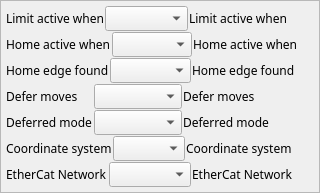
       <widget class="QFrame" name="frame_2">
        <property name="sizePolicy">
         <sizepolicy hsizetype="Preferred" vsizetype="Preferred">
          <horstretch>0</horstretch>
          <verstretch>0</verstretch>
         </sizepolicy>
        </property>
        <property name="minimumSize">
         <size>
          <width>0</width>
          <height>0</height>
         </size>
        </property>
        <property name="maximumSize">
         <size>
          <width>16777215</width>
          <height>16777215</height>
         </size>
        </property>
        <property name="frameShape">
         <enum>QFrame::StyledPanel</enum>
        </property>
        <layout class="QVBoxLayout" name="verticalLayout">
         <property name="spacing">
          <number>1</number>
         </property>
         <property name="margin">
          <number>5</number>
         </property>
         <item>
          <layout class="QHBoxLayout" name="horizontalLayout_2" stretch="2,2,3">
           <property name="spacing">
            <number>1</number>
           </property>
           <item>
            <widget class="QLabel" name="label_10">
             <property name="sizePolicy">
              <sizepolicy hsizetype="Preferred" vsizetype="Minimum">
               <horstretch>0</horstretch>
               <verstretch>0</verstretch>
              </sizepolicy>
             </property>
             <property name="minimumSize">
              <size>
               <width>0</width>
               <height>1</height>
              </size>
             </property>
             <property name="sizeIncrement">
              <size>
               <width>1</width>
               <height>1</height>
              </size>
             </property>
             <property name="font">
              <font>
               <family>Abyssinica SIL</family>
               <pointsize>9</pointsize>
              </font>
             </property>
             <property name="text">
              <string>Limit active when</string>
             </property>
            </widget>
           </item>
           <item>
            <widget class="QEComboBox" name="qecombobox">
             <property name="sizePolicy">
              <sizepolicy hsizetype="Preferred" vsizetype="Preferred">
               <horstretch>0</horstretch>
               <verstretch>0</verstretch>
              </sizepolicy>
             </property>
             <property name="minimumSize">
              <size>
               <width>0</width>
               <height>1</height>
              </size>
             </property>
             <property name="font">
              <font>
               <family>Abyssinica SIL</family>
               <pointsize>9</pointsize>
              </font>
             </property>
             <property name="variable" stdset="0">
              <string>$(DMC)LIMITTYPE_CMD</string>
             </property>
            </widget>
           </item>
           <item>
            <layout class="QVBoxLayout" name="verticalLayout_6" stretch="1">
             <property name="spacing">
              <number>1</number>
             </property>
             <item>
              <widget class="QELabel" name="qelabel_6">
               <property name="sizePolicy">
                <sizepolicy hsizetype="Minimum" vsizetype="Preferred">
                 <horstretch>0</horstretch>
                 <verstretch>0</verstretch>
                </sizepolicy>
               </property>
               <property name="minimumSize">
                <size>
                 <width>0</width>
                 <height>0</height>
                </size>
               </property>
               <property name="font">
                <font>
                 <family>Abyssinica SIL</family>
                 <pointsize>9</pointsize>
                </font>
               </property>
               <property name="variable" stdset="0">
                <string>$(DMC)LIMITTYPE_STATUS</string>
               </property>
               <property name="text">
                <string>Limit active when</string>
               </property>
              </widget>
             </item>
            </layout>
           </item>
          </layout>
         </item>
         <item>
          <layout class="QHBoxLayout" name="horizontalLayout" stretch="2,2,3">
           <property name="spacing">
            <number>1</number>
           </property>
           <item>
            <widget class="QLabel" name="label_11">
             <property name="sizePolicy">
              <sizepolicy hsizetype="Preferred" vsizetype="Minimum">
               <horstretch>0</horstretch>
               <verstretch>0</verstretch>
              </sizepolicy>
             </property>
             <property name="minimumSize">
              <size>
               <width>0</width>
               <height>1</height>
              </size>
             </property>
             <property name="sizeIncrement">
              <size>
               <width>1</width>
               <height>1</height>
              </size>
             </property>
             <property name="font">
              <font>
               <family>Abyssinica SIL</family>
               <pointsize>9</pointsize>
              </font>
             </property>
             <property name="text">
              <string>Home active when</string>
             </property>
            </widget>
           </item>
           <item>
            <widget class="QEComboBox" name="qecombobox_2">
             <property name="sizePolicy">
              <sizepolicy hsizetype="Preferred" vsizetype="Preferred">
               <horstretch>0</horstretch>
               <verstretch>0</verstretch>
              </sizepolicy>
             </property>
             <property name="minimumSize">
              <size>
               <width>0</width>
               <height>1</height>
              </size>
             </property>
             <property name="font">
              <font>
               <family>Abyssinica SIL</family>
               <pointsize>9</pointsize>
              </font>
             </property>
             <property name="variable" stdset="0">
              <string>$(DMC)HOMETYPE_CMD</string>
             </property>
            </widget>
           </item>
           <item>
            <layout class="QVBoxLayout" name="verticalLayout_7" stretch="1">
             <property name="spacing">
              <number>1</number>
             </property>
             <item>
              <widget class="QELabel" name="qelabel_7">
               <property name="sizePolicy">
                <sizepolicy hsizetype="Minimum" vsizetype="Preferred">
                 <horstretch>0</horstretch>
                 <verstretch>0</verstretch>
                </sizepolicy>
               </property>
               <property name="minimumSize">
                <size>
                 <width>0</width>
                 <height>0</height>
                </size>
               </property>
               <property name="font">
                <font>
                 <family>Abyssinica SIL</family>
                 <pointsize>9</pointsize>
                </font>
               </property>
               <property name="variable" stdset="0">
                <string>$(DMC)HOMETYPE_STATUS</string>
               </property>
               <property name="text">
                <string>Home active when</string>
               </property>
              </widget>
             </item>
            </layout>
           </item>
          </layout>
         </item>
         <item>
          <layout class="QHBoxLayout" name="horizontalLayout_26" stretch="2,2,3">
           <property name="spacing">
            <number>1</number>
           </property>
           <item>
            <widget class="QLabel" name="label_21">
             <property name="sizePolicy">
              <sizepolicy hsizetype="Preferred" vsizetype="Minimum">
               <horstretch>0</horstretch>
               <verstretch>0</verstretch>
              </sizepolicy>
             </property>
             <property name="minimumSize">
              <size>
               <width>0</width>
               <height>1</height>
              </size>
             </property>
             <property name="sizeIncrement">
              <size>
               <width>1</width>
               <height>1</height>
              </size>
             </property>
             <property name="font">
              <font>
               <family>Abyssinica SIL</family>
               <pointsize>9</pointsize>
              </font>
             </property>
             <property name="text">
              <string>Home edge found</string>
             </property>
            </widget>
           </item>
           <item>
            <widget class="QEComboBox" name="qecombobox_7">
             <property name="sizePolicy">
              <sizepolicy hsizetype="Preferred" vsizetype="Preferred">
               <horstretch>0</horstretch>
               <verstretch>0</verstretch>
              </sizepolicy>
             </property>
             <property name="minimumSize">
              <size>
               <width>0</width>
               <height>1</height>
              </size>
             </property>
             <property name="font">
              <font>
               <family>Abyssinica SIL</family>
               <pointsize>9</pointsize>
              </font>
             </property>
             <property name="variable" stdset="0">
              <string>$(DMC)HOMEEDGE_CMD</string>
             </property>
            </widget>
           </item>
           <item>
            <layout class="QVBoxLayout" name="verticalLayout_13" stretch="1">
             <property name="spacing">
              <number>1</number>
             </property>
             <item>
              <widget class="QELabel" name="qelabel_19">
               <property name="sizePolicy">
                <sizepolicy hsizetype="Minimum" vsizetype="Preferred">
                 <horstretch>0</horstretch>
                 <verstretch>0</verstretch>
                </sizepolicy>
               </property>
               <property name="minimumSize">
                <size>
                 <width>0</width>
                 <height>0</height>
                </size>
               </property>
               <property name="font">
                <font>
                 <family>Abyssinica SIL</family>
                 <pointsize>9</pointsize>
                </font>
               </property>
               <property name="variable" stdset="0">
                <string>$(DMC)HOMEEDGE_STATUS</string>
               </property>
               <property name="text">
                <string>Home edge found</string>
               </property>
              </widget>
             </item>
            </layout>
           </item>
          </layout>
         </item>
         <item>
          <layout class="QHBoxLayout" name="horizontalLayout_3" stretch="2,2,3">
           <property name="spacing">
            <number>1</number>
           </property>
           <item>
            <widget class="QLabel" name="label_12">
             <property name="sizePolicy">
              <sizepolicy hsizetype="Preferred" vsizetype="Preferred">
               <horstretch>0</horstretch>
               <verstretch>0</verstretch>
              </sizepolicy>
             </property>
             <property name="sizeIncrement">
              <size>
               <width>1</width>
               <height>1</height>
              </size>
             </property>
             <property name="font">
              <font>
               <family>Abyssinica SIL</family>
               <pointsize>9</pointsize>
              </font>
             </property>
             <property name="text">
              <string>Defer moves</string>
             </property>
            </widget>
           </item>
           <item>
            <widget class="QEComboBox" name="qecombobox_3">
             <property name="sizePolicy">
              <sizepolicy hsizetype="Preferred" vsizetype="Preferred">
               <horstretch>0</horstretch>
               <verstretch>0</verstretch>
              </sizepolicy>
             </property>
             <property name="minimumSize">
              <size>
               <width>0</width>
               <height>1</height>
              </size>
             </property>
             <property name="font">
              <font>
               <family>Abyssinica SIL</family>
               <pointsize>9</pointsize>
              </font>
             </property>
             <property name="variable" stdset="0">
              <string>$(DMC)DEFER_CMD</string>
             </property>
            </widget>
           </item>
           <item>
            <layout class="QVBoxLayout" name="verticalLayout_8" stretch="1">
             <property name="spacing">
              <number>1</number>
             </property>
             <item>
              <widget class="QELabel" name="qelabel_8">
               <property name="sizePolicy">
                <sizepolicy hsizetype="Minimum" vsizetype="Preferred">
                 <horstretch>0</horstretch>
                 <verstretch>0</verstretch>
                </sizepolicy>
               </property>
               <property name="font">
                <font>
                 <family>Abyssinica SIL</family>
                 <pointsize>9</pointsize>
                </font>
               </property>
               <property name="variable" stdset="0">
                <string>$(DMC)DEFER_STATUS</string>
               </property>
               <property name="text">
                <string>Defer moves                  </string>
               </property>
              </widget>
             </item>
            </layout>
           </item>
          </layout>
         </item>
         <item>
          <layout class="QHBoxLayout" name="horizontalLayout_18" stretch="2,2,3">
           <property name="spacing">
            <number>1</number>
           </property>
           <item>
            <widget class="QLabel" name="label_14">
             <property name="sizePolicy">
              <sizepolicy hsizetype="Preferred" vsizetype="Preferred">
               <horstretch>0</horstretch>
               <verstretch>0</verstretch>
              </sizepolicy>
             </property>
             <property name="sizeIncrement">
              <size>
               <width>1</width>
               <height>1</height>
              </size>
             </property>
             <property name="font">
              <font>
               <family>Abyssinica SIL</family>
               <pointsize>9</pointsize>
              </font>
             </property>
             <property name="text">
              <string>Deferred mode</string>
             </property>
            </widget>
           </item>
           <item>
            <widget class="QEComboBox" name="qecombobox_5">
             <property name="sizePolicy">
              <sizepolicy hsizetype="Preferred" vsizetype="Preferred">
               <horstretch>0</horstretch>
               <verstretch>0</verstretch>
              </sizepolicy>
             </property>
             <property name="minimumSize">
              <size>
               <width>0</width>
               <height>1</height>
              </size>
             </property>
             <property name="font">
              <font>
               <family>Abyssinica SIL</family>
               <pointsize>9</pointsize>
              </font>
             </property>
             <property name="variable" stdset="0">
              <string>$(DMC)DEFER_MODE_CMD</string>
             </property>
            </widget>
           </item>
           <item>
            <layout class="QVBoxLayout" name="verticalLayout_11" stretch="1">
             <property name="spacing">
              <number>1</number>
             </property>
             <item>
              <widget class="QELabel" name="qelabel_13">
               <property name="sizePolicy">
                <sizepolicy hsizetype="Minimum" vsizetype="Preferred">
                 <horstretch>0</horstretch>
                 <verstretch>0</verstretch>
                </sizepolicy>
               </property>
               <property name="font">
                <font>
                 <family>Abyssinica SIL</family>
                 <pointsize>9</pointsize>
                </font>
               </property>
               <property name="variable" stdset="0">
                <string>$(DMC)DEFER_MODE_STATUS</string>
               </property>
               <property name="text">
                <string>Deferred mode</string>
               </property>
              </widget>
             </item>
            </layout>
           </item>
          </layout>
         </item>
         <item>
          <layout class="QHBoxLayout" name="horizontalLayout_4" stretch="2,2,3">
           <property name="spacing">
            <number>1</number>
           </property>
           <item>
            <widget class="QLabel" name="label_13">
             <property name="sizePolicy">
              <sizepolicy hsizetype="Preferred" vsizetype="Preferred">
               <horstretch>0</horstretch>
               <verstretch>0</verstretch>
              </sizepolicy>
             </property>
             <property name="sizeIncrement">
              <size>
               <width>1</width>
               <height>1</height>
              </size>
             </property>
             <property name="font">
              <font>
               <family>Abyssinica SIL</family>
               <pointsize>9</pointsize>
              </font>
             </property>
             <property name="text">
              <string>Coordinate system</string>
             </property>
            </widget>
           </item>
           <item>
            <widget class="QEComboBox" name="qecombobox_4">
             <property name="sizePolicy">
              <sizepolicy hsizetype="Preferred" vsizetype="Preferred">
               <horstretch>0</horstretch>
               <verstretch>0</verstretch>
              </sizepolicy>
             </property>
             <property name="minimumSize">
              <size>
               <width>0</width>
               <height>1</height>
              </size>
             </property>
             <property name="font">
              <font>
               <family>Abyssinica SIL</family>
               <pointsize>9</pointsize>
              </font>
             </property>
             <property name="variable" stdset="0">
              <string>$(DMC)COORDSYS_CMD</string>
             </property>
            </widget>
           </item>
           <item>
            <layout class="QVBoxLayout" name="verticalLayout_10" stretch="1">
             <property name="spacing">
              <number>1</number>
             </property>
             <item>
              <widget class="QELabel" name="qelabel_12">
               <property name="sizePolicy">
                <sizepolicy hsizetype="Minimum" vsizetype="Preferred">
                 <horstretch>0</horstretch>
                 <verstretch>0</verstretch>
                </sizepolicy>
               </property>
               <property name="font">
                <font>
                 <family>Abyssinica SIL</family>
                 <pointsize>9</pointsize>
                </font>
               </property>
               <property name="variable" stdset="0">
                <string>$(DMC)COORDSYS_STATUS</string>
               </property>
               <property name="text">
                <string>Coordinate system       </string>
               </property>
              </widget>
             </item>
            </layout>
           </item>
          </layout>
         </item>
         <item>
          <layout class="QHBoxLayout" name="horizontalLayout_24" stretch="2,2,3">
           <property name="spacing">
            <number>1</number>
           </property>
           <item>
            <widget class="QLabel" name="label_19">
             <property name="sizePolicy">
              <sizepolicy hsizetype="Preferred" vsizetype="Preferred">
               <horstretch>0</horstretch>
               <verstretch>0</verstretch>
              </sizepolicy>
             </property>
             <property name="sizeIncrement">
              <size>
               <width>1</width>
               <height>1</height>
              </size>
             </property>
             <property name="font">
              <font>
               <family>Abyssinica SIL</family>
               <pointsize>9</pointsize>
              </font>
             </property>
             <property name="text">
              <string>EtherCat Network</string>
             </property>
            </widget>
           </item>
           <item>
            <widget class="QEComboBox" name="qecombobox_6">
             <property name="sizePolicy">
              <sizepolicy hsizetype="Preferred" vsizetype="Preferred">
               <horstretch>0</horstretch>
               <verstretch>0</verstretch>
              </sizepolicy>
             </property>
             <property name="minimumSize">
              <size>
               <width>0</width>
               <height>1</height>
              </size>
             </property>
             <property name="font">
              <font>
               <family>Abyssinica SIL</family>
               <pointsize>9</pointsize>
              </font>
             </property>
             <property name="variable" stdset="0">
              <string>$(DMC)ECATNETWORK_CMD</string>
             </property>
            </widget>
           </item>
           <item>
            <layout class="QVBoxLayout" name="verticalLayout_12" stretch="1">
             <property name="spacing">
              <number>1</number>
             </property>
             <item>
              <widget class="QELabel" name="qelabel_17">
               <property name="sizePolicy">
                <sizepolicy hsizetype="Minimum" vsizetype="Preferred">
                 <horstretch>0</horstretch>
                 <verstretch>0</verstretch>
                </sizepolicy>
               </property>
               <property name="font">
                <font>
                 <family>Abyssinica SIL</family>
                 <pointsize>9</pointsize>
                </font>
               </property>
               <property name="variable" stdset="0">
                <string>$(DMC)ECATNETWORK_STATUS</string>
               </property>
               <property name="text">
                <string>EtherCat Network</string>
               </property>
              </widget>
             </item>
            </layout>
           </item>
          </layout>
         </item>
        </layout>
       </widget>
